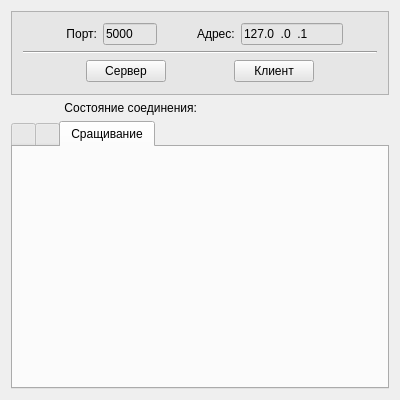
<?xml version="1.0" encoding="UTF-8"?>
<ui version="4.0">
 <class>IpRecorderWgt</class>
 <widget class="QWidget" name="IpRecorderWgt">
  <property name="geometry">
   <rect>
    <x>0</x>
    <y>0</y>
    <width>400</width>
    <height>400</height>
   </rect>
  </property>
  <property name="windowTitle">
   <string>IpRecorderWgt</string>
  </property>
  <layout class="QVBoxLayout" name="verticalLayout">
   <item>
    <widget class="QFrame" name="frame">
     <property name="minimumSize">
      <size>
       <width>0</width>
       <height>84</height>
      </size>
     </property>
     <property name="styleSheet">
      <string notr="true">background-color: rgb(230, 230, 230);</string>
     </property>
     <property name="frameShape">
      <enum>QFrame::StyledPanel</enum>
     </property>
     <property name="frameShadow">
      <enum>QFrame::Raised</enum>
     </property>
     <layout class="QVBoxLayout" name="verticalLayout_2">
      <item>
       <layout class="QHBoxLayout" name="horizontalLayout">
        <item>
         <spacer name="horizontalSpacer_6">
          <property name="orientation">
           <enum>Qt::Horizontal</enum>
          </property>
          <property name="sizeHint" stdset="0">
           <size>
            <width>40</width>
            <height>20</height>
           </size>
          </property>
         </spacer>
        </item>
        <item>
         <widget class="QLabel" name="label">
          <property name="minimumSize">
           <size>
            <width>40</width>
            <height>0</height>
           </size>
          </property>
          <property name="maximumSize">
           <size>
            <width>60</width>
            <height>16777215</height>
           </size>
          </property>
          <property name="text">
           <string>Порт:</string>
          </property>
          <property name="alignment">
           <set>Qt::AlignRight|Qt::AlignTrailing|Qt::AlignVCenter</set>
          </property>
         </widget>
        </item>
        <item>
         <widget class="QLineEdit" name="lePortName">
          <property name="minimumSize">
           <size>
            <width>51</width>
            <height>0</height>
           </size>
          </property>
          <property name="maximumSize">
           <size>
            <width>60</width>
            <height>16777215</height>
           </size>
          </property>
          <property name="inputMask">
           <string>00000</string>
          </property>
          <property name="text">
           <string>5000</string>
          </property>
          <property name="maxLength">
           <number>5</number>
          </property>
         </widget>
        </item>
        <item>
         <spacer name="horizontalSpacer_4">
          <property name="orientation">
           <enum>Qt::Horizontal</enum>
          </property>
          <property name="sizeHint" stdset="0">
           <size>
            <width>40</width>
            <height>20</height>
           </size>
          </property>
         </spacer>
        </item>
        <item>
         <widget class="QLabel" name="label_2">
          <property name="text">
           <string>Адрес:</string>
          </property>
         </widget>
        </item>
        <item>
         <widget class="QLineEdit" name="leServerName">
          <property name="enabled">
           <bool>true</bool>
          </property>
          <property name="minimumSize">
           <size>
            <width>91</width>
            <height>0</height>
           </size>
          </property>
          <property name="maximumSize">
           <size>
            <width>120</width>
            <height>16777215</height>
           </size>
          </property>
          <property name="inputMask">
           <string>000.000.000.000</string>
          </property>
          <property name="text">
           <string>127.0.0.1</string>
          </property>
         </widget>
        </item>
        <item>
         <spacer name="horizontalSpacer_5">
          <property name="orientation">
           <enum>Qt::Horizontal</enum>
          </property>
          <property name="sizeHint" stdset="0">
           <size>
            <width>40</width>
            <height>20</height>
           </size>
          </property>
         </spacer>
        </item>
       </layout>
      </item>
      <item>
       <widget class="Line" name="line">
        <property name="orientation">
         <enum>Qt::Horizontal</enum>
        </property>
       </widget>
      </item>
      <item>
       <layout class="QHBoxLayout" name="horizontalLayout_2">
        <item>
         <spacer name="horizontalSpacer">
          <property name="orientation">
           <enum>Qt::Horizontal</enum>
          </property>
          <property name="sizeHint" stdset="0">
           <size>
            <width>40</width>
            <height>20</height>
           </size>
          </property>
         </spacer>
        </item>
        <item>
         <widget class="QPushButton" name="pbStartServer">
          <property name="enabled">
           <bool>true</bool>
          </property>
          <property name="text">
           <string>Сервер</string>
          </property>
          <property name="icon">
           <iconset resource="../res/buttons.qrc">
            <normaloff>:/Buttons/media-play-16.png</normaloff>:/Buttons/media-play-16.png</iconset>
          </property>
          <property name="checkable">
           <bool>true</bool>
          </property>
         </widget>
        </item>
        <item>
         <spacer name="horizontalSpacer_2">
          <property name="orientation">
           <enum>Qt::Horizontal</enum>
          </property>
          <property name="sizeHint" stdset="0">
           <size>
            <width>40</width>
            <height>20</height>
           </size>
          </property>
         </spacer>
        </item>
        <item>
         <widget class="QPushButton" name="pbConnectToServer">
          <property name="enabled">
           <bool>true</bool>
          </property>
          <property name="maximumSize">
           <size>
            <width>80</width>
            <height>16777215</height>
           </size>
          </property>
          <property name="text">
           <string>Клиент</string>
          </property>
          <property name="icon">
           <iconset resource="../res/buttons.qrc">
            <normaloff>:/Buttons/media-play-16.png</normaloff>:/Buttons/media-play-16.png</iconset>
          </property>
          <property name="checkable">
           <bool>true</bool>
          </property>
         </widget>
        </item>
        <item>
         <spacer name="horizontalSpacer_3">
          <property name="orientation">
           <enum>Qt::Horizontal</enum>
          </property>
          <property name="sizeHint" stdset="0">
           <size>
            <width>40</width>
            <height>20</height>
           </size>
          </property>
         </spacer>
        </item>
       </layout>
      </item>
     </layout>
    </widget>
   </item>
   <item>
    <layout class="QHBoxLayout" name="horizontalLayout_8">
     <item>
      <widget class="QLabel" name="label_4">
       <property name="text">
        <string>Состояние соединения:</string>
       </property>
       <property name="alignment">
        <set>Qt::AlignRight|Qt::AlignTrailing|Qt::AlignVCenter</set>
       </property>
      </widget>
     </item>
     <item>
      <widget class="QLabel" name="lbConnectionStatus">
       <property name="text">
        <string/>
       </property>
      </widget>
     </item>
    </layout>
   </item>
   <item>
    <widget class="QTabWidget" name="splitWidget">
     <property name="currentIndex">
      <number>2</number>
     </property>
     <property name="documentMode">
      <bool>false</bool>
     </property>
     <widget class="QWidget" name="tab">
      <attribute name="icon">
       <iconset resource="../res/buttons.qrc">
        <normaloff>:/Buttons/media-record-16.png</normaloff>:/Buttons/media-record-16.png</iconset>
      </attribute>
      <attribute name="title">
       <string/>
      </attribute>
      <layout class="QVBoxLayout" name="verticalLayout_3">
       <item>
        <widget class="RecorderForm" name="recorderWgt" native="true"/>
       </item>
      </layout>
     </widget>
     <widget class="QWidget" name="tab_2">
      <attribute name="icon">
       <iconset resource="../res/buttons.qrc">
        <normaloff>:/Buttons/media-play-16.png</normaloff>:/Buttons/media-play-16.png</iconset>
      </attribute>
      <attribute name="title">
       <string/>
      </attribute>
      <layout class="QVBoxLayout" name="verticalLayout_4">
       <item>
        <widget class="PlayerForm" name="playerWgt" native="true"/>
       </item>
      </layout>
     </widget>
     <widget class="QWidget" name="tab_3">
      <attribute name="title">
       <string>Сращивание</string>
      </attribute>
      <layout class="QGridLayout" name="gridLayout">
       <item row="0" column="0">
        <widget class="SplitForm" name="widget" native="true"/>
       </item>
      </layout>
     </widget>
    </widget>
   </item>
  </layout>
 </widget>
 <layoutdefault spacing="6" margin="11"/>
 <customwidgets>
  <customwidget>
   <class>RecorderForm</class>
   <extends>QWidget</extends>
   <header location="global">src/recorderform.h</header>
   <container>1</container>
  </customwidget>
  <customwidget>
   <class>PlayerForm</class>
   <extends>QWidget</extends>
   <header location="global">src/playerform.h</header>
   <container>1</container>
  </customwidget>
  <customwidget>
   <class>SplitForm</class>
   <extends>QWidget</extends>
   <header location="global">src/splitform.h</header>
   <container>1</container>
  </customwidget>
 </customwidgets>
 <resources>
  <include location="../res/buttons.qrc"/>
 </resources>
 <connections/>
</ui>
